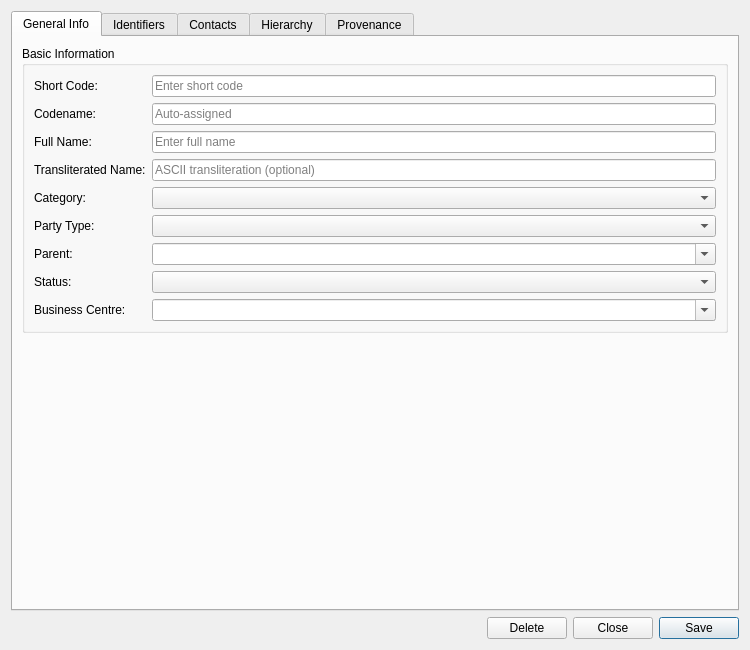
<?xml version="1.0" encoding="UTF-8"?>
<ui version="4.0">
 <class>EntityDetailDialog</class>
 <widget class="QWidget" name="EntityDetailDialog">
  <property name="geometry">
   <rect>
    <x>0</x>
    <y>0</y>
    <width>750</width>
    <height>650</height>
   </rect>
  </property>
  <property name="sizePolicy">
   <sizepolicy hsizetype="Preferred" vsizetype="Preferred">
    <horstretch>0</horstretch>
    <verstretch>0</verstretch>
   </sizepolicy>
  </property>
  <property name="minimumSize">
   <size>
    <width>700</width>
    <height>600</height>
   </size>
  </property>
  <property name="windowTitle">
   <string>Entity Details</string>
  </property>
  <layout class="QVBoxLayout" name="verticalLayout">
   <item>
    <widget class="QTabWidget" name="tabWidget">
     <property name="currentIndex">
      <number>0</number>
     </property>
     <widget class="QWidget" name="generalInfoTab">
      <attribute name="title">
       <string>General Info</string>
      </attribute>
      <layout class="QVBoxLayout" name="generalInfoLayout">
       <item>
        <widget class="QGroupBox" name="basicInfoGroup">
         <property name="title">
          <string>Basic Information</string>
         </property>
         <layout class="QFormLayout" name="formLayout">
          <item row="0" column="0">
           <widget class="QLabel" name="label_codeEdit">
            <property name="text">
             <string>Short Code:</string>
            </property>
           </widget>
          </item>
          <item row="0" column="1">
           <widget class="QLineEdit" name="codeEdit">
            <property name="placeholderText">
             <string>Enter short code</string>
            </property>
           </widget>
          </item>
          <item row="1" column="0">
           <widget class="QLabel" name="label_codenameEdit">
            <property name="text">
             <string>Codename:</string>
            </property>
           </widget>
          </item>
          <item row="1" column="1">
           <widget class="QLineEdit" name="codenameEdit">
            <property name="readOnly">
             <bool>true</bool>
            </property>
            <property name="placeholderText">
             <string>Auto-assigned</string>
            </property>
           </widget>
          </item>
          <item row="2" column="0">
           <widget class="QLabel" name="label_nameEdit">
            <property name="text">
             <string>Full Name:</string>
            </property>
           </widget>
          </item>
          <item row="2" column="1">
           <widget class="QLineEdit" name="nameEdit">
            <property name="placeholderText">
             <string>Enter full name</string>
            </property>
           </widget>
          </item>
          <item row="3" column="0">
           <widget class="QLabel" name="label_transliteratedNameEdit">
            <property name="text">
             <string>Transliterated Name:</string>
            </property>
           </widget>
          </item>
          <item row="3" column="1">
           <widget class="QLineEdit" name="transliteratedNameEdit">
            <property name="placeholderText">
             <string>ASCII transliteration (optional)</string>
            </property>
           </widget>
          </item>
          <item row="4" column="0">
           <widget class="QLabel" name="label_partyCategoryEdit">
            <property name="text">
             <string>Category:</string>
            </property>
           </widget>
          </item>
          <item row="4" column="1">
           <widget class="QComboBox" name="partyCategoryCombo"/>
          </item>
          <item row="5" column="0">
           <widget class="QLabel" name="label_partyTypeEdit">
            <property name="text">
             <string>Party Type:</string>
            </property>
           </widget>
          </item>
          <item row="5" column="1">
           <widget class="QComboBox" name="partyTypeCombo"/>
          </item>
          <item row="6" column="0">
           <widget class="QLabel" name="label_parentEntityEdit">
            <property name="text">
             <string>Parent:</string>
            </property>
           </widget>
          </item>
          <item row="6" column="1">
           <widget class="QComboBox" name="parentEntityCombo">
            <property name="editable">
             <bool>true</bool>
            </property>
           </widget>
          </item>
          <item row="7" column="0">
           <widget class="QLabel" name="label_statusEdit">
            <property name="text">
             <string>Status:</string>
            </property>
           </widget>
          </item>
          <item row="7" column="1">
           <widget class="QComboBox" name="statusCombo"/>
          </item>
          <item row="8" column="0">
           <widget class="QLabel" name="label_businessCenterEdit">
            <property name="text">
             <string>Business Centre:</string>
            </property>
           </widget>
          </item>
          <item row="8" column="1">
           <widget class="QComboBox" name="businessCenterCombo">
            <property name="editable">
             <bool>true</bool>
            </property>
           </widget>
          </item>
         </layout>
        </widget>
       </item>
       <item>
        <spacer name="generalInfoSpacer">
         <property name="orientation">
          <enum>Qt::Vertical</enum>
         </property>
         <property name="sizeHint" stdset="0">
          <size>
           <width>20</width>
           <height>40</height>
          </size>
         </property>
        </spacer>
       </item>
      </layout>
     </widget>
     <widget class="QWidget" name="identifiersTab">
      <attribute name="title">
       <string>Identifiers</string>
      </attribute>
      <layout class="QVBoxLayout" name="identifiersLayout"/>
     </widget>
     <widget class="QWidget" name="contactsTab">
      <attribute name="title">
       <string>Contacts</string>
      </attribute>
      <layout class="QVBoxLayout" name="contactsLayout"/>
     </widget>
     <widget class="QWidget" name="hierarchyTab">
      <attribute name="title">
       <string>Hierarchy</string>
      </attribute>
      <layout class="QVBoxLayout" name="hierarchyLayout"/>
     </widget>
     <widget class="QWidget" name="provenanceTab">
      <attribute name="title">
       <string>Provenance</string>
      </attribute>
      <layout class="QVBoxLayout" name="provenanceTabLayout">
       <item>
        <widget class="ores::qt::ProvenanceWidget" name="provenanceWidget" native="true"/>
       </item>
      </layout>
     </widget>
    </widget>
   </item>
   <item>
    <layout class="QHBoxLayout" name="buttonLayout">
     <item>
      <spacer name="horizontalSpacer">
       <property name="orientation">
        <enum>Qt::Horizontal</enum>
       </property>
       <property name="sizeHint" stdset="0">
        <size>
         <width>40</width>
         <height>20</height>
        </size>
       </property>
      </spacer>
     </item>
     <item>
      <widget class="QPushButton" name="deleteButton">
       <property name="text">
        <string>Delete</string>
       </property>
      </widget>
     </item>
     <item>
      <widget class="QPushButton" name="closeButton">
       <property name="text">
        <string>Close</string>
       </property>
      </widget>
     </item>
     <item>
      <widget class="QPushButton" name="saveButton">
       <property name="text">
        <string>Save</string>
       </property>
       <property name="default">
        <bool>true</bool>
       </property>
      </widget>
     </item>
    </layout>
   </item>
  </layout>
 </widget>
 <customwidgets>
  <customwidget>
   <class>ores::qt::ProvenanceWidget</class>
   <extends>QWidget</extends>
   <header>ores.qt/ProvenanceWidget.hpp</header>
  </customwidget>
 </customwidgets>
 <resources/>
 <connections/>
</ui>
